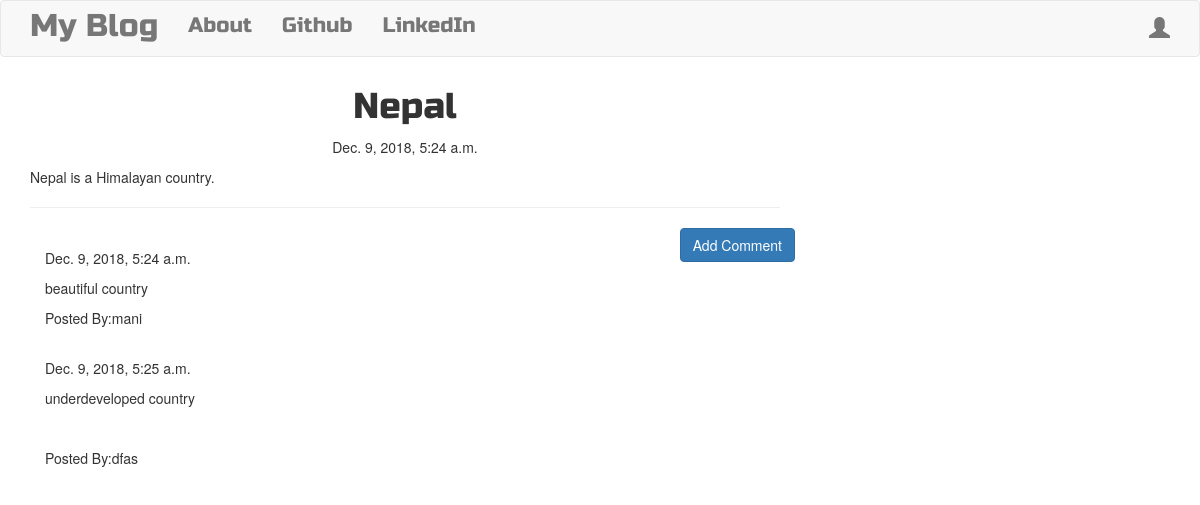
The page /post/10/ on the database its author committed.
### blog/models.py (models this page shows, shortened)
class Post(models.Model):
    author = models.ForeignKey('auth.User',on_delete=models.CASCADE)
    title = models.CharField(max_length=250)
    text  = models.TextField()
    created_date= models.DateTimeField(default=timezone.now)
    published_date = models.DateTimeField(blank=True,null= True)

class Comment(models.Model):
    post = models.ForeignKey('blog.Post',related_name="comments",on_delete=models.CASCADE)
    author = models.CharField(max_length=200)
    text = models.TextField()
    created_date = models.DateTimeField(default= timezone.now)
    approved_comment = models.BooleanField(default=False)

### blog/views.py (the view)
# urls.py: url(r'^post/(?P<pk>\d+)/$',views.PostDetailView.as_view(),name="post_detail"),
class PostDetailView(DetailView):
    model= Post

### blog/templates/blog/post_detail.html (shortened to what this page needs)
{%extends "blog/base.html"%}
{%block content%}
  <h1 class="posttitle">{{post.title}}</h1>
    {%if post.published_date%}
      <div class="date postdate">
        {{post.published_date}}
      </div>
    {%else%}
      <a class="btn btn-default" href="{%url 'post_publish' pk=post.pk%}">Publish</a>
    {%endif%}
    <p class="postcontent">{{post.text|safe|linebreaksbr}} </p>
    <hr>
    <a class ="btn btn-primary btn-comment" href="{%url 'add_comment_to_post' pk=post.pk%}">
      Add Comment
    </a>
    <div class="container">
      {%for comment in post.comments.all%}
      <br>
      {%if user.is_authenticated or comment.approved_comment%}
        {{comment.created_date}}
        <p>{{comment.text|safe|linebreaks}}</p>
        <p>Posted By:{{comment.author}}</p>
      {%endif%}
      {%empty%}
      <p>No Comments</p>
      {%endfor%}
    </div>
{%endblock%}

### blog/static/css/blog.css (style rules this page uses)
.postdate { text-align:center; }
.posttitle { font-family:'Russo One',sand-sefif; fornt-size:3em; text-align:center; }
.postcontent { font-family:'Montserrat'; font-size:1.5em; }
.btn-comment { position:absolute; right:0px; }

### rows shown on the page
Post: title "Nepal", published_date "Dec. 9, 2018, 5:24 a.m.", text "Nepal is a Himalayan country."
Comment: created_date "Dec. 9, 2018, 5:24 a.m.", text "beautiful country", author "mani"
Comment: created_date "Dec. 9, 2018, 5:25 a.m.", text "underdeveloped country", author "dfas"
